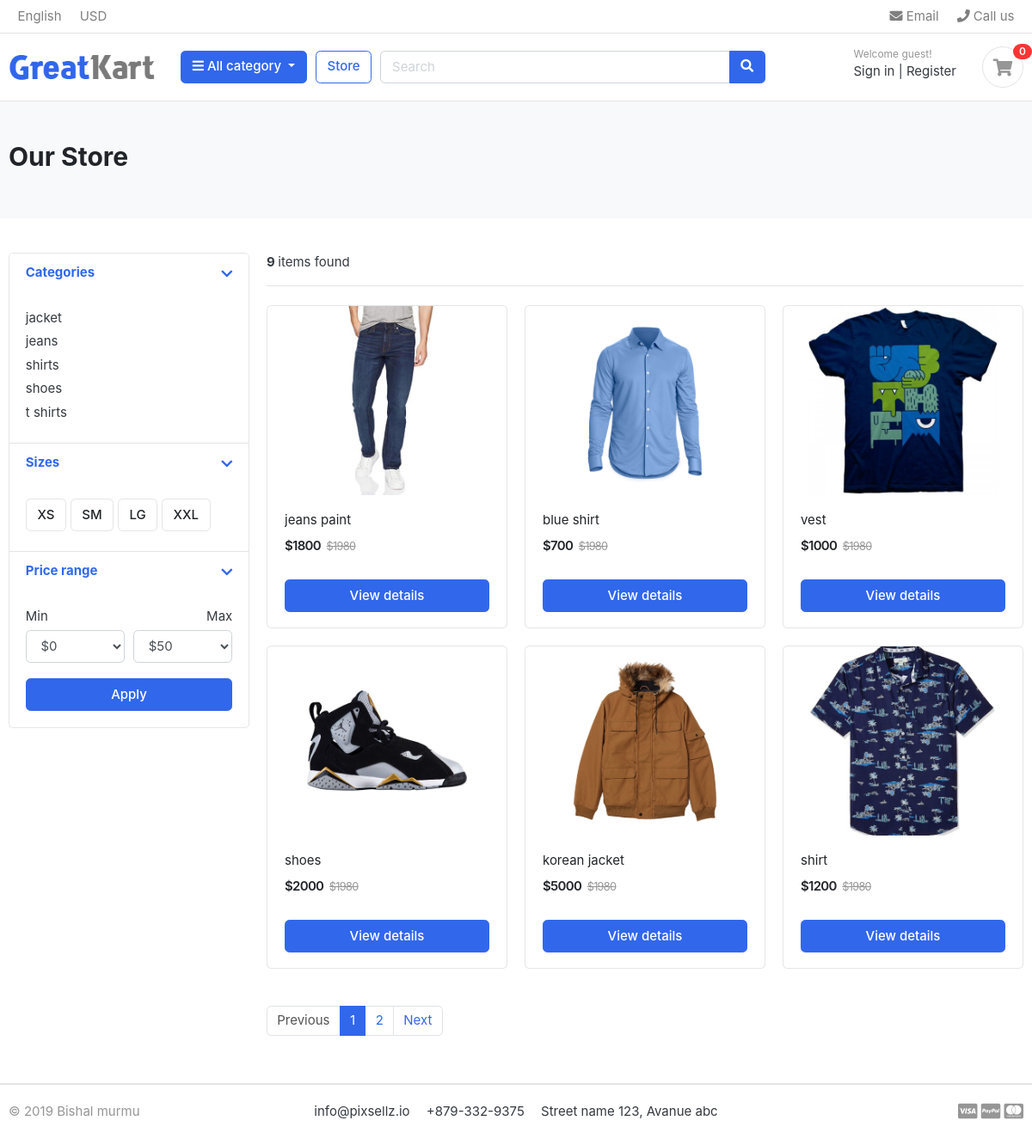
/store/, run on the app's committed database.
### Category/models.py (models this page shows, shortened)
class Category(models.Model):
    category_name=models.CharField(max_length=50,unique=True);
    slug=models.SlugField(max_length=100,unique=True)
    descriptions=models.TextField(max_length=255,blank=True);
    category_image=models.ImageField(upload_to='photos/categories',blank=True)
    class Meta:
        verbose_name_plural = "categories"

### store/models.py (models this page shows, shortened)
class Product(models.Model):
    product_name=models.CharField(max_length=500)
    slug=models.SlugField(max_length=200,unique=True)
    description=models.TextField(max_length=500,blank=True)
    images=models.ImageField(upload_to='photos/products')
    stock=models.IntegerField()
    price=models.IntegerField()
    is_available=models.BooleanField(default=True)
    category=models.ForeignKey(Category,on_delete=models.CASCADE)
    created_date=models.DateTimeField(auto_now_add=True)
    modified_at=models.DateTimeField(auto_now=True)
    def get_url(self):
        return reverse('product_details',args=[self.category.slug, self.slug])

### store/views.py (the view)
# urls.py: path('store/',include('store.urls')),
def store(request,category_slug=None):
    if category_slug!=None:
        categories=get_object_or_404(Category,slug=category_slug)
        all_product=Product.objects.all().filter(is_available=True,category=categories)
        paginator=Paginator(all_product,1)
        page=request.GET.get('page')
        paged_products=paginator.get_page(page)
        count=all_product.count()
    else:
       all_product=Product.objects.all().filter(is_available=True).order_by('id')
       paginator=Paginator(all_product,6)
       page=request.GET.get('page')
       paged_products=paginator.get_page(page)
       count=all_product.count()
    context={
        'all_products':paged_products,
        'count':count,
    }
    return render(request,'store/store.html',context)

### Category/context_processors.py (called while the page is built)
def menu_links(request):
    links=Category.objects.all()
    return dict(links=links)

### cart/context_processors.py (called while the page is built)
def _cart_id(request):
    cart=request.session.session_key
    if not cart:
        cart=request.session.create()
    return cart

def counter(request):
    cart_count=0
    if 'admin' in request.path:
        return {}
    else:
        try:
            cart=Cart.objects.filter(cart_id=_cart_id(request))
            if request.user.is_authenticated:
                cart_items=Cartitem.objects.all().filter(user=request.user)
            else:
               cart_items=Cartitem.objects.all().filter(cart=cart[:1])
            for item in cart_items:
                cart_count=cart_count+item.quantity
        except Cart.DoesNotExist:
            cart_count=0
    return dict(cart_count=cart_count)

### templates/store/store.html (shortened to what this page needs)
{% extends 'base.html' %}
{% load static %}
{% block content %}
<section class="section-pagetop bg">
	<div class="container">
		{% if 'search' in request.path %}
		<h2 class="title-page">Search Result</h2>
		{% else %}
		<h2 class="title-page">Our Store</h2>
		{% endif %}
	</div>
</section>
<section class="section-content padding-y">
	<div class="container">
		<div class="row">
			<aside class="col-md-3">
				<div class="card">
					<article class="filter-group">
						<header class="card-header">
							<a href="#" data-toggle="collapse" data-target="#collapse_1" aria-expanded="true" class="">
								<i class="icon-control fa fa-chevron-down"></i>
								<h6 class="title">Categories</h6>
							</a>
						</header>
						<div class="filter-content collapse show" id="collapse_1" style="">
							<div class="card-body">
								<ul class="list-menu">
									{% for category in links %}
									<li><a href="{% url 'product_by_category' category.slug %}">{{category.category_name}}
										</a></li>
									{% endfor %}
								</ul>
							</div>
						</div>
					</article>
					<article class="filter-group">
						<header class="card-header">
							<a href="#" data-toggle="collapse" data-target="#collapse_4" aria-expanded="true" class="">
								<i class="icon-control fa fa-chevron-down"></i>
								<h6 class="title">Sizes </h6>
							</a>
						</header>
						<div class="filter-content collapse show" id="collapse_4" style="">
							<div class="card-body">
								<label class="checkbox-btn">
									<span class="btn btn-light"> XS </span>
								</label>
								<label class="checkbox-btn">
									<span class="btn btn-light"> SM </span>
								</label>
								<label class="checkbox-btn">
									<span class="btn btn-light"> LG </span>
								</label>
								<label class="checkbox-btn">
									<span class="btn btn-light"> XXL </span>
								</label>
							</div>
						</div>
					</article>
					<article class="filter-group">
						<header class="card-header">
							<a href="#" data-toggle="collapse" data-target="#collapse_3" aria-expanded="true" class="">
								<i class="icon-control fa fa-chevron-down"></i>
								<h6 class="title">Price range </h6>
							</a>
						</header>
						<div class="filter-content collapse show" id="collapse_3" style="">
							<div class="card-body">
								<div class="form-row">
									<div class="form-group col-md-6">
										<label>Min</label>
										<select class="mr-2 form-control">
											<option value="0">$0</option>
										</select>
									</div>
									<div class="form-group text-right col-md-6">
										<label>Max</label>
										<select class="mr-2 form-control">
											<option value="50">$50</option>
										</select>
									</div>
								</div>
								<button class="btn btn-block btn-primary">Apply</button>
							</div>
						</div>
					</article>
				</div>
			</aside>
			<main class="col-md-9">
				<header class="border-bottom mb-4 pb-3">
					<div class="form-inline">
						<span class="mr-md-auto"> <b>{{count}} </b> items found</span>
					</div>
				</header>
				<div class="row">
					{% if all_products %}
					{% for product in all_products %}
					<div class="col-md-4">
						<figure class="card card-product-grid">
							<div class="img-wrap">
								<a href="{{product.get_url}}"><img src="{{product.images.url}}"></a>
							</div>
							<figcaption class="info-wrap">
								<div class="fix-height">
									<a href="{{product.get_url}}" class="title">{{product.product_name}}</a>
									<div class="price-wrap mt-2">
										<span class="price">${{product.price}}</span>
										<del class="price-old">$1980</del>
									</div>
								</div>
								<a href="{{product.get_url}}" class=" btn btn-block btn-primary ">View details </a>
							</figcaption>
						</figure>
					</div>
					{% endfor %}
					{% else %}
					<h2 class="title-page" > No Search items are found! please try again</h2>
					{% endif %}
				</div>
				<nav class="mt-4" aria-label="Page navigation sample">
					{% if all_products.has_other_pages %}
					<ul class="pagination">
						{% if all_products.has_previous %}
						<li class="page-item "><a class="page-link"
								href="?page={{all_products.previous_page_number}}">Previous</a></li>
						{% else %}
						<li class="page-item disabled"><a class="page-link" href="">Previous</a></li>
						{% endif %}
						{% for i in all_products.paginator.page_range %}
						{% if all_products.number == i %}
						<li class="page-item active"><a class="page-link" href="#">{{i}}</a></li>
						{% else %}
						<li class="page-item "><a class="page-link" href="?page={{i}}">{{i}}</a></li>
						{% endif %}
						{% endfor %}
						{% if all_products.has_next %}
						<li class="page-item"><a class="page-link active" href="?page={{all_products.next_page_number}}">Next</a></li>
						{% else %}
						<li class="page-item disabled"><a class="page-link " href="#">Next</a></li>
						{% endif %}
					</ul>
					{% endif %}
				</nav>
			</main>
		</div>
	</div>
</section>
{% endblock %}

### static/css/ui.css (style rules this page uses)
html { font-family: "Inter", sans-serif; font-size: 15px; }
.img-wrap { text-align: center; display: block; }
.img-wrap img { max-width: 100%; }
.price-wrap { letter-spacing: -0.7px; }
.padding-y { padding-top: 40px; padding-bottom: 40px; }
figure { margin-bottom: 0; }
article:after, .form-group:after { display: block; clear: both; content: ""; }
.bg { background-color: #f8f9fa; }
.title-page { color: #212529; }
.btn-light { background-color: #fff; border-color: #e4e4e4; }
[class*=list-] li:after { visibility: hidden; display: block; content: ""; overflow: hidden; height: 0; clear: both; }
.list-menu { list-style: none; margin: 0; padding-left: 0; }
.list-menu li { margin-bottom: 5px; }
.list-menu a { color: #343a40; }
[class*=card-product] a.title { color: #212529; display: block; }
[class*=card-product] .img-wrap { overflow: hidden; position: relative; }
[class*=card-product] .img-wrap img { height: 100%; max-width: 100%; width: auto; display: inline-block; -o-object-fit: cover; object-fit: cover; }
.card-product-grid { margin-bottom: 20px; }
.card-product-grid .img-wrap { border-radius: 0.2rem 0.2rem 0 0; height: 220px; }
.card-product-grid .info-wrap { overflow: hidden; padding: 18px 20px; }
.card-product-grid .fix-height { height: 80px; overflow: hidden; }
.card .img-wrap { overflow: hidden; }
.price { font-weight: 600; color: #212529; }
.price-old { color: #969696; margin-left: 3px; font-size: 85%; }
.icon-control { margin-top: 5px; float: right; font-size: 80%; }
.card-header .title { margin-bottom: 0; line-height: 1.5; }
.filter-group { border-bottom: 1px solid #e4e4e4; }
.filter-group .card-header { border-bottom: 0; }
.filter-group:last-child { border-bottom: 0; }
.checkbox-btn { position: relative; }
.section-pagetop { padding: 45px 0; }

### data on the page
Category: category_name "jacket"
Category: category_name "jeans"
Category: category_name "shirts"
Category: category_name "shoes"
Category: category_name "t shirts"
Product: images (picture), product_name "jeans paint", price "1800"
Product: images (picture), product_name "blue shirt", price "700"
Product: images (picture), product_name "vest", price "1000"
Product: images (picture), product_name "shoes", price "2000"
Product: images (picture), product_name "korean jacket", price "5000"
Product: images (picture), product_name "shirt", price "1200"

### other printed values
{{ cart_count }} "0"
{{ count }} "9"
{{ i }} "1"
{{ i }} "2"
